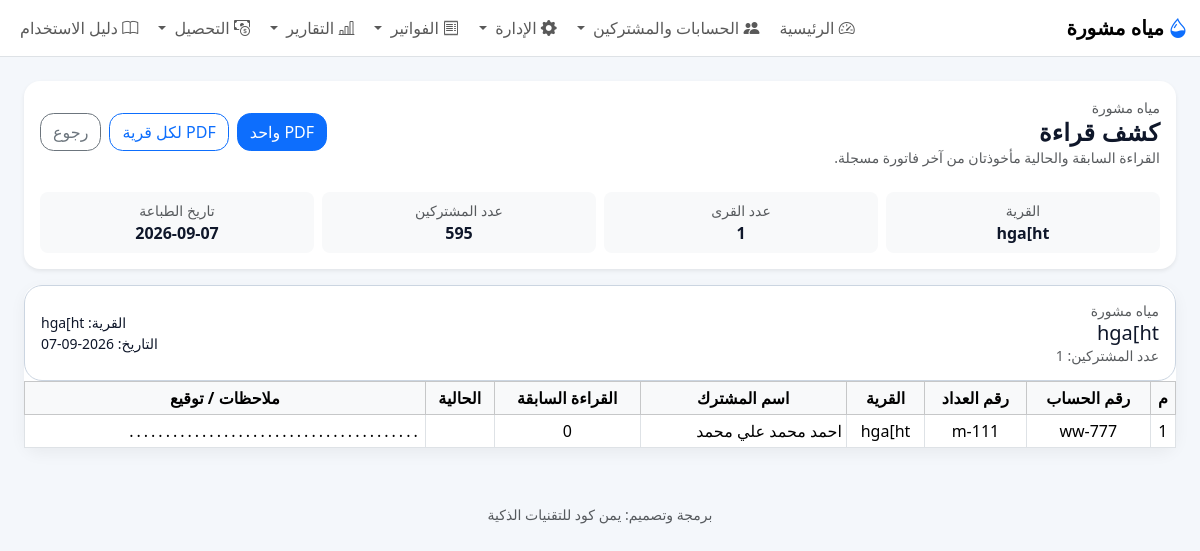
Screenshot of /manual-collection/readings?village=hga[ht (signed in) with the database file from the repository.
### models.py (models this page shows)
class Base(DeclarativeBase):
    pass

class Settings(Base):
    __tablename__ = "settings"
    key: Mapped[str] = mapped_column(String, primary_key=True)
    value: Mapped[Optional[str]] = mapped_column(String, nullable=True)

class Subscriber(Base):
    __tablename__ = "subscribers"
    id: Mapped[int] = mapped_column(Integer, primary_key=True)
    account_number: Mapped[str] = mapped_column(String, unique=True, nullable=False)
    name: Mapped[str] = mapped_column(String, nullable=False)
    meter_number: Mapped[Optional[str]] = mapped_column(String, nullable=True)
    phone: Mapped[Optional[str]] = mapped_column(String, nullable=True)
    village: Mapped[Optional[str]] = mapped_column(String, nullable=True)
    address: Mapped[Optional[str]] = mapped_column(String, nullable=True)
    default_unit_price: Mapped[Optional[str]] = mapped_column(String, nullable=True)
    default_subscription_fee: Mapped[Optional[str]] = mapped_column(String, nullable=True)
    last_reading: Mapped[Optional[float]] = mapped_column(Float, nullable=True)
    last_due_amount: Mapped[Optional[float]] = mapped_column(Float, nullable=True)
    last_paid_amount: Mapped[Optional[float]] = mapped_column(Float, nullable=True)
    active: Mapped[int] = mapped_column(Integer, nullable=False, default=1)
    notes: Mapped[Optional[str]] = mapped_column(Text, nullable=True)
    created_at: Mapped[Optional[str]] = mapped_column(String, nullable=True)
    updated_at: Mapped[Optional[str]] = mapped_column(String, nullable=True)
    invoices: Mapped[list["Invoice"]] = relationship(back_populates="subscriber")

### financial_fixes.py (the view)
@manual_collection_bp.route("/manual-collection/readings")
@login_required
@role_required(["admin", "staff", "collector", "technician"])
def manual_collection_readings():
    db = get_db()
    village = request.args.get("village", "").strip()
    all_rows = _manual_collection_common_context(db)
    if village:
        all_rows["villages"] = {village: all_rows["villages"].get(village, [])}
        all_rows["village_names"] = [village]
    return render_template("manual_readings_sheet.html", print_mode=False, village=village, **all_rows)

### database.py (called while the page is built, shortened)
def get_db():
    if "db" not in g:
        INSTANCE_DIR.mkdir(exist_ok=True)
        g.db = SQLAlchemyDBProxy(SessionLocal())
        try:
            g.db.execute("PRAGMA foreign_keys = ON")
        except Exception:
            pass
    return g.db

@contextmanager
def orm_session_scope():
    session = SessionLocal()
    try:
        yield session
        session.commit()
    except Exception:
        session.rollback()
        raise
    finally:
        session.close()

def get_setting(key, default=""):
    with orm_session_scope() as session:
        row = session.get(Settings, key)
        return row.value if row and row.value is not None else default

    def __getitem__(self, key):
        if isinstance(key, int):
            return self._values[key]
        return self._mapping[key]

    def get(self, key, default=None):
        return self._mapping.get(key, default)

    def __iter__(self):
        return iter(self._values)

    def __len__(self):
        return len(self._values)

    def __getattr__(self, name):
        try:
            return self._mapping[name]
        except KeyError as exc:
            raise AttributeError(name) from exc

    def fetchone(self):
        if self._index >= len(self._rows):
            return None
        row = self._rows[self._index]
        self._index += 1
        return row

    def fetchall(self):
        if self._index >= len(self._rows):
            return []
        rows = self._rows[self._index:]
        self._index = len(self._rows)
        return rows

    def _connection(self):
        return self.session.connection()

    def execute(self, sql, params=None):
        conn = self._connection()
        try:
            if params is None:
                result = conn.exec_driver_sql(sql)
            else:
                if isinstance(params, (list, tuple)):
                    params = tuple(params)
                result = conn.exec_driver_sql(sql, params)
        except Exception:
            if isinstance(params, dict):
                try:
                    result = self.session.execute(sa_text(sql), params)
                except Exception:
                    raise
            else:
                raise
        return _CompatResult(result)

    def close(self):
        try:
            self.session.close()
        finally:
            try:
                SessionLocal.remove()
            except Exception:
                pass

### templates/manual_readings_sheet.html (shortened to what this page needs)
{% extends "base.html" %}
{% block content %}
<div class="container-fluid">
  <div class="card p-3 mb-3 no-print shadow-sm rounded-4">
    <div class="d-flex justify-content-between align-items-center flex-wrap gap-2">
      <div>
        <div class="small text-muted">{{ organization_name }}</div>
        <h4 class="mb-0 section-title">كشف قراءة</h4>
        <div class="text-muted small">
          القراءة السابقة والحالية مأخوذتان من آخر فاتورة مسجلة.
        </div>
      </div>
      <div class="d-flex gap-2 flex-wrap">
        <button type="button" class="btn btn-primary" id="downloadReadingsPdf">PDF واحد</button>
        <button type="button" class="btn btn-outline-primary" id="downloadReadingsZip">PDF لكل قرية</button>
        <a class="btn btn-outline-secondary" href="{{ url_for('manual_collection.manual_collection_home') }}">رجوع</a>
      </div>
    </div>
    <div class="row g-2 mt-3">
      <div class="col-md-3">
        <div class="p-2 bg-light rounded-3 text-center">
          <div class="small text-muted">القرية</div>
          <div class="fw-bold">{{ village or 'كل القرى' }}</div>
        </div>
      </div>
      <div class="col-md-3">
        <div class="p-2 bg-light rounded-3 text-center">
          <div class="small text-muted">عدد القرى</div>
          <div class="fw-bold">{{ villages|length }}</div>
        </div>
      </div>
      <div class="col-md-3">
        <div class="p-2 bg-light rounded-3 text-center">
          <div class="small text-muted">عدد المشتركين</div>
          <div class="fw-bold">{{ total_subscribers }}</div>
        </div>
      </div>
      <div class="col-md-3">
        <div class="p-2 bg-light rounded-3 text-center">
          <div class="small text-muted">تاريخ الطباعة</div>
          <div class="fw-bold">{{ print_date }}</div>
        </div>
      </div>
    </div>
  </div>
  {% for village_name, rows in villages.items() %}
  <div class="card report-card rounded-4 mb-3 village-box">
    <div class="report-header d-flex justify-content-between align-items-center flex-wrap gap-2">
      <div>
        <div class="small text-muted">{{ project_name }}</div>
        <div class="h5 mb-0">{{ village_name }}</div>
        <div class="small text-muted">عدد المشتركين: {{ rows|length }}</div>
      </div>
      <div class="text-end small">
        <div>القرية: {{ village_name }}</div>
        <div>التاريخ: {{ print_date }}</div>
      </div>
    </div>
    <div class="card-body p-0">
      <div class="table-responsive">
        <table class="table table-sm table-bordered mb-0 text-center sheet-table">
          <thead class="table-light">
            <tr>
              <th class="col-m">م</th>
              <th class="col-account">رقم الحساب</th>
              <th class="col-meter">رقم العداد</th>
              <th class="col-village">القرية</th>
              <th class="col-name">اسم المشترك</th>
              <th class="col-prev">القراءة السابقة</th>
              <th class="col-current">الحالية</th>
              <th class="col-notes">ملاحظات / توقيع</th>
            </tr>
          </thead>
          <tbody>
            {% for row in rows %}
              {% set prev_reading = row.previous_reading if row.previous_reading is not none else row.last_reading %}
              {% set curr_reading = row.current_reading if row.current_reading is not none else none %}
              <tr>
                <td>{{ loop.index }}</td>
                <td>{{ row.account_number or '-' }}</td>
                <td>{{ row.meter_number or '-' }}</td>
                <td>{{ row.village or row.address or row.village_name or '-' }}</td>
                <td class="text-start">{{ row.name or row.full_name or '-' }}</td>
                <td>{% if prev_reading is not none %}{{ "%.0f"|format(prev_reading) }}{% endif %}</td>
                <td>{% if curr_reading is not none %}{{ "%.0f"|format(curr_reading) }}{% endif %}</td>
                <td class="text-start blank-line">........................................</td>
              </tr>
            {% endfor %}
          </tbody>
        </table>
      </div>
    </div>
  </div>
  {% endfor %}
</div>
{% endblock %}

### templates/base.html (shortened to what this page needs)
<!doctype html>
<html lang="ar" dir="rtl" class="notranslate" translate="no" data-theme="{{ setting('ui_theme', 'light') }}">
<head>
  <link href="https://cdn.jsdelivr.net/npm/bootstrap@5.3.3/dist/css/bootstrap.rtl.min.css" rel="stylesheet">
  <link href="https://cdn.jsdelivr.net/npm/bootstrap-icons@1.11.3/font/bootstrap-icons.min.css" rel="stylesheet">
  <link rel="stylesheet" href="{{ url_for('static', filename='css/style.css') }}">
</head>
<body>
  <nav class="navbar navbar-expand-lg bg-white border-bottom sticky-top">
    <div class="container-fluid">
      <a class="navbar-brand" href="{{ url_for('index') }}">
        <i class="bi bi-droplet-half text-primary me-1"></i>{{ setting('project_name', app_name) }}
      </a>
      <div class="collapse navbar-collapse" id="nav">
        <ul class="navbar-nav ms-auto gap-1">
          {% if current_user %}
          <li class="nav-item"><a class="nav-link {% if request.endpoint=='index' %}active{% endif %}" href="{{ url_for('index') }}"><i class="bi bi-speedometer2"></i> الرئيسية</a></li>
          <li class="nav-item dropdown">
              <a class="nav-link dropdown-toggle "
                href="#"
                data-bs-toggle="dropdown">
                  <i class="bi bi-people-fill"></i> الحسابات والمشتركين
              </a>
          </li>
        {% if current_user %}
<li class="nav-item dropdown">
    <a class="nav-link dropdown-toggle {% if request.endpoint in ['employee_portal','staff_monitor','import_data','settings'] %}active{% endif %}"
       href="#"
       data-bs-toggle="dropdown">
        <i class="bi bi-gear-fill"></i> الإدارة
    </a>
</li>
{% endif %}
         <li class="nav-item dropdown">
            <a class="nav-link dropdown-toggle " href="#" data-bs-toggle="dropdown">
              <i class="bi bi-receipt"></i> الفواتير
            </a>
          </li>
          <li class="nav-item dropdown">
          <a class="nav-link dropdown-toggle {% if request.endpoint in ['customer_statement','reports','accounting_reports','arrears_report','collector_daily_report'] %}active{% endif %}" href="#" data-bs-toggle="dropdown">
          <i class="bi bi-bar-chart-line"></i> التقارير
          </a>
          </li>
            <li class="nav-item dropdown">
            <a class="nav-link dropdown-toggle {% if request.endpoint in ['arrears_report','collector_daily_report','collection_trip'] %}active{% endif %}"
               href="#" data-bs-toggle="dropdown">
              <i class="bi bi-cash-coin"></i> التحصيل
            </a>
          </li>
          <li class="nav-item">
            <a class="nav-link {% if request.endpoint=='user_manual' %}active{% endif %}"
               href="{{ url_for('user_manual') }}">
              <i class="bi bi-book"></i> دليل الاستخدام
            </a>
          </li>
         {% endif %}
        </ul>
      </div>
    </div>
  </nav>
  <main class="container-fluid py-3 py-lg-4">
    {% block content %}{% endblock %}
  </main>
  <footer class="container-fluid py-3 text-center small text-muted">
    برمجة وتصميم: يمن كود للتقنيات الذكية
  </footer>
</body>
</html>

### static/css/style.css (style rules this page uses)
body { background: #f6f8fb; font-family: system-ui, -apple-system, "Segoe UI", Tahoma, Arial, sans-serif; }
.card { border: 0; border-radius: 1rem; box-shadow: 0 0.35rem 1rem rgba(0,0,0,.05); }
.table thead th { white-space: nowrap; }
.form-control, .form-select, .btn { border-radius: .85rem; }

### templates/base.html (style rules this page uses)
:root { --app-bg: #f4f7fb; --app-surface: #ffffff; --app-surface-2: #f8fafc; --app-text: #0f172a; --app-muted: #64748b; --app-border: #dbe4f0; --app-primary: #1a56db; --app-primary-contrast: #ffffff; }
.navbar-brand { font-weight: 800; }
body { background: var(--app-bg); color: var(--app-text); }
.card, .dropdown-menu, .modal-content { background-color: var(--app-surface); color: var(--app-text); border-color: var(--app-border); }

### templates/manual_readings_sheet.html (style rules this page uses)
.report-header { border: 1px solid #cbd5e1; border-radius: 18px; padding: 14px 16px; background: #fff; }
.section-title { font-weight: 800; letter-spacing: .2px; }
.sheet-table th, .sheet-table td { vertical-align: middle; }
.sheet-table td { height: 28px; }
.blank-line { color: #999; letter-spacing: 3px; }

### rows the page displays
Settings: value "مياه مشورة"
Settings: value "مياه مشورة"
Subscriber: address "hga[ht", rows "1", account_number "ww-777", meter_number "m-111", name "احمد محمد علي محمد", prev_reading "0"

### other values shown
{{ villages|length }} "1"
{{ total_subscribers }} "595"
